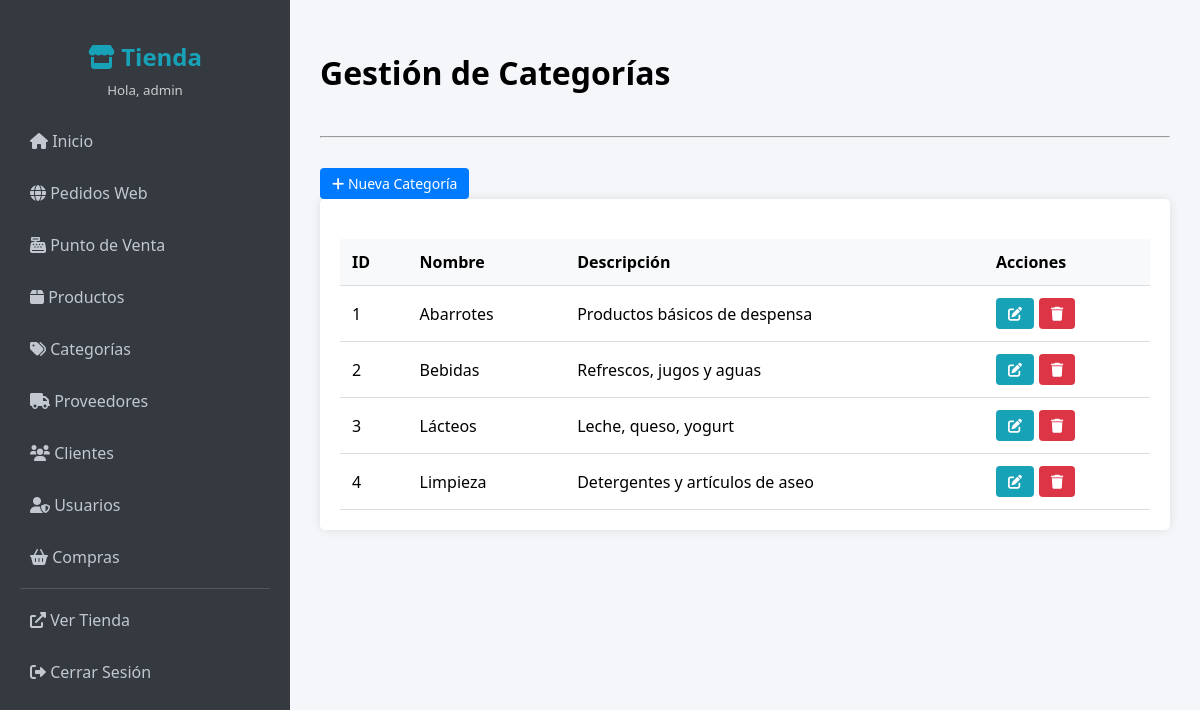
/admin/categorias.php (signed in), run on the app's committed database.
### tables this page shows
CREATE TABLE IF NOT EXISTS categorias (
    id INT AUTO_INCREMENT PRIMARY KEY,
    nombre VARCHAR(50) NOT NULL UNIQUE,
    descripcion TEXT
);

### src/admin/categorias.php (the view, shortened to what this page needs)
<?php
include '../includes/db.php';
include '../includes/helpers.php';
$action = isset($_GET['action']) ? $_GET['action'] : 'list';
$id = isset($_GET['id']) ? intval($_GET['id']) : 0;
if ($action == 'create' || ($action == 'edit' && $id > 0)) {
    $row = ['nombre' => '', 'descripcion' => ''];
    if ($action == 'edit') {
        $result = $conn->query("SELECT * FROM categorias WHERE id=$id");
        if ($result->num_rows > 0) $row = $result->fetch_assoc();
    }
    ?>
    <div class="table-container" style="max-width: 600px;">
        <h3><?php echo ($action == 'create') ? 'Nueva Categoría' : 'Editar Categoría'; ?></h3>
        <form method="POST">
            <div class="form-group">
                <label>Nombre:</label>
                <input type="text" name="nombre" value="<?php echo htmlspecialchars($row['nombre']); ?>" required>
            </div>
            <div class="form-group">
                <label>Descripción:</label>
                <textarea name="descripcion" rows="3"><?php echo htmlspecialchars($row['descripcion']); ?></textarea>
            </div>
            <button type="submit" class="btn btn-success"><i class="fas fa-save"></i> Guardar</button>
            <a href="categorias.php" class="btn btn-warning">Cancelar</a>
        </form>
    </div>
    <?php
} else {
    $result = $conn->query("SELECT * FROM categorias");
    ?>
    <a href="categorias.php?action=create" class="btn btn-primary"><i class="fas fa-plus"></i> Nueva Categoría</a>
    <div class="table-container">
        <table>
            <thead>
                <tr>
                    <th>ID</th>
                    <th>Nombre</th>
                    <th>Descripción</th>
                    <th>Acciones</th>
                </tr>
            </thead>
            <tbody>
                <?php while ($row = $result->fetch_assoc()): ?>
                <tr>
                    <td><?php echo $row['id']; ?></td>
                    <td><?php echo htmlspecialchars($row['nombre']); ?></td>
                    <td><?php echo htmlspecialchars($row['descripcion']); ?></td>
                    <td class="actions">
                        <a href="categorias.php?action=edit&id=<?php echo $row['id']; ?>" class="btn btn-info btn-sm"><i class="fas fa-edit"></i></a>
                        <a href="categorias.php?action=delete&id=<?php echo $row['id']; ?>" class="btn btn-danger btn-sm" onclick="return confirm('¿Estás seguro?');"><i class="fas fa-trash"></i></a>
                    </td>
                </tr>
                <?php endwhile; ?>
            </tbody>
        </table>
    </div>
    <?php
}
?>

### src/assets/css/admin.css (style rules this page uses)
body { font-family: 'Segoe UI', sans-serif; background-color: #f4f6f9; margin: 0; display: flex; min-height: 100vh; }
.table-container { background: #fff; padding: 20px; border-radius: 5px; box-shadow: 0 0 10px rgba(0,0,0,0.1); overflow-x: auto; }
table { width: 100%; border-collapse: collapse; margin-top: 20px; }
th, td { padding: 12px; text-align: left; border-bottom: 1px solid #ddd; }
th { background-color: #f8f9fa; font-weight: bold; }
.btn { padding: 6px 12px; border: none; border-radius: 4px; cursor: pointer; text-decoration: none; font-size: 14px; display: inline-block; color: white; }
.btn-primary { background-color: #007bff; }
.btn-danger { background-color: #dc3545; }
.btn-info { background-color: #17a2b8; }
.actions { display: flex; gap: 5px; }

### data on the page
categorias: id "1", nombre "Abarrotes", descripcion "Productos básicos de despensa"
categorias: id "2", nombre "Bebidas", descripcion "Refrescos, jugos y aguas"
categorias: id "3", nombre "Lácteos", descripcion "Leche, queso, yogurt"
categorias: id "4", nombre "Limpieza", descripcion "Detergentes y artículos de aseo"

### other printed values
$_SESSION['username'] "admin"
$title "Gestión de Categorías"
